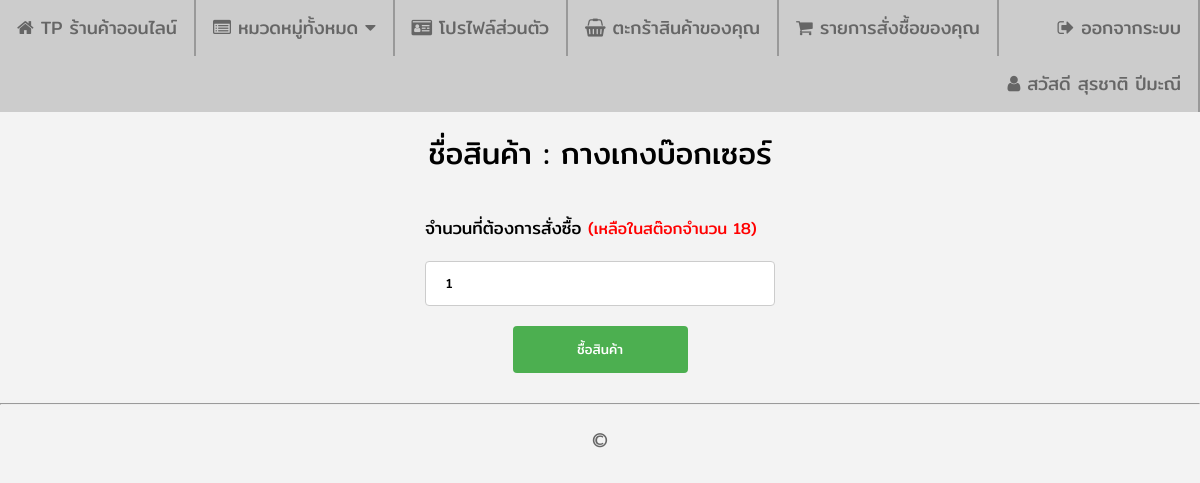
The app's page /product_order.php?product_id=25 (signed in), older data.
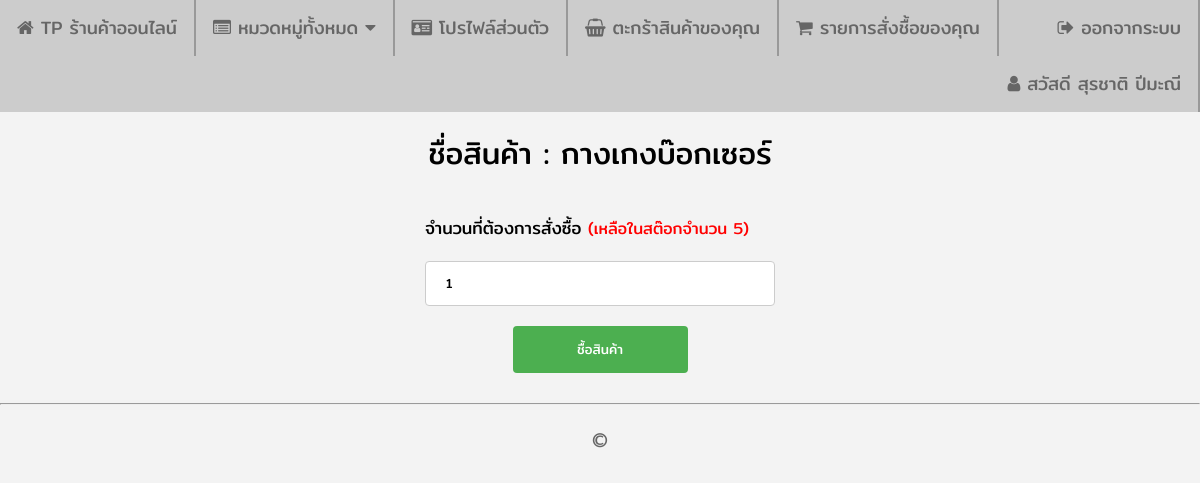
The same page, newer data.
### tables this page shows
CREATE TABLE `product` (
  `product_id` int(10) NOT NULL,
  `product_code` varchar(10) NOT NULL,
  `product_name` varchar(200) NOT NULL,
  `product_detail` text NOT NULL,
  `product_img1` text NOT NULL,
  `product_img2` text DEFAULT NULL,
  `product_img3` text DEFAULT NULL,
  `product_img4` text DEFAULT NULL,
  `product_price` int(9) NOT NULL,
  `product_stock` int(6) NOT NULL,
  `category_id` int(10) NOT NULL
);

### product_order.php (the view, shortened to what this page needs)
<?php
    require_once('connections/mysqli.php');
    $product_id = null;
    if(isset($_GET["product_id"])){
        $product_id = $_GET["product_id"];
    }
    $strSQL2 = "SELECT * FROM product WHERE product_id = '".$product_id."' ";
    $objQuery2 = mysqli_query($Connection,$strSQL2);
    $objResult2 = mysqli_fetch_array($objQuery2,MYSQLI_ASSOC);
?>
<!DOCTYPE html>
<html lang="en">
<head>
  <link rel="stylesheet" href="https://cdnjs.cloudflare.com/ajax/libs/font-awesome/4.7.0/css/font-awesome.min.css">
  <link rel="stylesheet" type="text/css" href="assets/css/body.css">
  <link rel="stylesheet" type="text/css" href="assets/css/navigationbar.css">
  <link rel="stylesheet" type="text/css" href="assets/css/shop.css">
</head>
<body>
  <?php include 'includes/navbar.php';?>
  <div class="shop_div_2">
    <span class="shop_span_7">ชื่อสินค้า : <?php echo $objResult2["product_name"]; ?></span>
    <form name="product_order" method="post">
      <div class="shop_div_6">
        <span class="shop_span_7_1">จำนวนที่ต้องการสั่งซื้อ <span class="shop_span_10">(เหลือในสต๊อกจำนวน <?php echo $objResult2["product_stock"]; ?>)</span></span>
        <input type="text" name="basket_amount" id="basket_amount" class="shop_input_1" value="1" required=""/>
        <input type="submit" name="submit" id="submit" class="shop_input_2" value="ชื้อสินค้า"/>
      </div>
    </form>
  </div>
  <hr>
  <?php include 'includes/footer.php';?>
</body>
</html>

Row changes from the older to the newer data that the page shows:
changed product "กางเกงบ๊อกเซอร์": product_stock "18" → "5"
